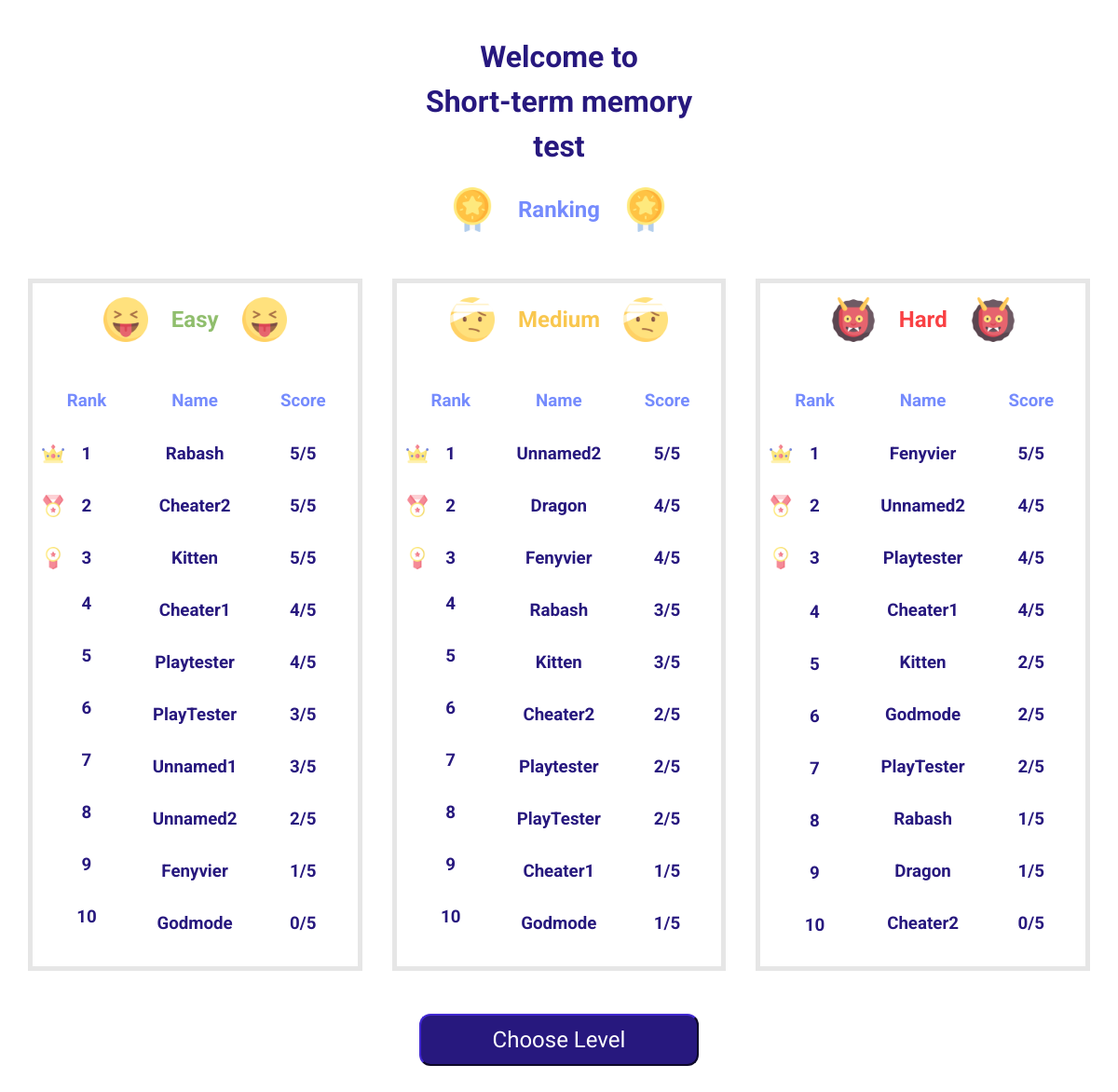
The app's page /home.php with its own data.
### tables this page shows
CREATE TABLE `score` (
  `score_id` int(10) UNSIGNED NOT NULL,
  `user_id` bigint(12) UNSIGNED NOT NULL,
  `qset_id` int(4) UNSIGNED NOT NULL,
  `score` int(4) NOT NULL
);

CREATE TABLE `user` (
  `user_id` bigint(12) UNSIGNED NOT NULL,
  `user_name` varchar(100) NOT NULL
);

### home.php (the view, shortened to what this page needs)
<html>
  <head>
    <link rel="stylesheet" href="style.css">
    <?php
      $mysqli = new mysqli("localhost", "root", null, "css326_shortMemoryGame");
    ?>
  </head>
  <h1>Welcome to</h1>
  <h1>Short-term memory</h1>
  <h1>test</h1>
  <div class="align-center" style="margin-bottom: 35px;">
    <img src="icon/medal.png" alt="medal" class="iconsize-medium">
    <h2 class="secondary-color" style="margin: 25px;">Ranking</h2>
    <img src="icon/medal.png" alt="medal" class="iconsize-medium">
  </div>
  <div class="ranking">
  <div class="ranking-table">
    <div class="align-center" style="margin-bottom: 0px;">
      <img src="icon/easy.png" alt="medal" class="iconsize-medium">
      <h2 class="easy-color" style="margin: 25px;">Easy</h2>
      <img src="icon/easy.png" alt="medal" class="iconsize-medium">
    </div>
    <br>
    <div class="header-ranking">
      <h3 class="secondary-color align-center">Rank</h3>
      <h3 class="secondary-color align-center">Name</h3>
      <h3 class="secondary-color align-center">Score</h3>
    </div>
      <div class="list-ranking">
        <?php
          $query = "SELECT user.*, score.* FROM user, score WHERE user.user_id = score.user_id AND qset_id = 1 ORDER BY score.score DESC";
          $result = $mysqli->query($query);
          $rank = 0;
          if($result){
            while($row=$result->fetch_array()){
              if($rank+1 == 1){
                echo '<div class="align-center" style="position: relative;">
                <img src="icon/first.png" alt="medal" class="iconsize-small" style="position: absolute; margin-left: -4.5em;">
                <h3 class="primary-color align-center innerlist-ranking ">',$rank+1,'</h3>
                </div>';
              }else if($rank+1 == 2){
                echo '<div class="align-center" style="position: relative;">
                <img src="icon/second.png" alt="medal" class="iconsize-small" style="position: absolute; margin-left: -4.5em;">
                <h3 class="primary-color align-center innerlist-ranking ">',$rank+1,'</h3>
                </div>';
              }else if($rank+1 == 3){
                echo '<div class="align-center" style="position: relative;">
                <img src="icon/third.png" alt="medal" class="iconsize-small" style="position: absolute; margin-left: -4.5em;">
                <h3 class="primary-color align-center innerlist-ranking ">',$rank+1,'</h3>
                </div>';
              }else {
                echo '<div>
                <h3 class="primary-color align-center innerlist-ranking ">',$rank+1,'</h3>
                </div>';
              }
              echo '<h3 class="primary-color align-center innerlist-ranking ">',$row['user_name'],'</h3>';
              echo '<h3 class="primary-color align-center innerlist-ranking ">',$row['score'],'/5</h3>';
              $rank++;
            }
          }
        ?>
      </div>
      <br>
  </div>
  <div class="ranking-table">
    <div class="align-center" style="margin-bottom: 0px;">
      <img src="icon/medium.png" alt="medal" class="iconsize-medium">
      <h2 class="medium-color" style="margin: 25px;">Medium</h2>
      <img src="icon/medium.png" alt="medal" class="iconsize-medium">
    </div>
    <br>
    <div class="header-ranking">
      <h3 class="secondary-color align-center">Rank</h3>
      <h3 class="secondary-color align-center">Name</h3>
      <h3 class="secondary-color align-center">Score</h3>
    </div>
      <div class="list-ranking">
        <?php
          $query = "SELECT user.*, score.* FROM user, score WHERE user.user_id = score.user_id AND qset_id = 2 ORDER BY score.score DESC";
          $result = $mysqli->query($query);
          $rank = 0;
          if($result){
            while($row=$result->fetch_array()){
              if($rank+1 == 1){
                echo '<div class="align-center" style="position: relative;">
                <img src="icon/first.png" alt="medal" class="iconsize-small" style="position: absolute; margin-left: -4.5em;">
                <h3 class="primary-color align-center innerlist-ranking ">',$rank+1,'</h3>
                </div>';
              }else if($rank+1 == 2){
                echo '<div class="align-center" style="position: relative;">
                <img src="icon/second.png" alt="medal" class="iconsize-small" style="position: absolute; margin-left: -4.5em;">
                <h3 class="primary-color align-center innerlist-ranking ">',$rank+1,'</h3>
                </div>';
              }else if($rank+1 == 3){
                echo '<div class="align-center" style="position: relative;">
                <img src="icon/third.png" alt="medal" class="iconsize-small" style="position: absolute; margin-left: -4.5em;">
                <h3 class="primary-color align-center innerlist-ranking ">',$rank+1,'</h3>
                </div>';
              }else {
                echo '<div>
                <h3 class="primary-color align-center innerlist-ranking ">',$rank+1,'</h3>
                </div>';
              }
              echo '<h3 class="primary-color align-center innerlist-ranking ">',$row['user_name'],'</h3>';
              echo '<h3 class="primary-color align-center innerlist-ranking ">',$row['score'],'/5</h3>';
              $rank++;
            }
          }
        ?>
      </div>
      <br>
  </div>
  <div class="ranking-table">
    <div class="align-center" style="margin-bottom: 0px;">
      <img src="icon/hard.png" alt="medal" class="iconsize-medium">
      <h2 class="hard-color" style="margin: 25px;">Hard</h2>
      <img src="icon/hard.png" alt="medal" class="iconsize-medium">
    </div>
    <br>
    <div class="header-ranking">
      <h3 class="secondary-color align-center">Rank</h3>
      <h3 class="secondary-color align-center">Name</h3>
      <h3 class="secondary-color align-center">Score</h3>
    </div>
      <div class="list-ranking">
        <?php
          $query = "SELECT user.*, score.* FROM user, score WHERE user.user_id = score.user_id AND qset_id = 3 ORDER BY score.score DESC";
          $result = $mysqli->query($query);
          $rank = 0;
          if($result){
            while($row=$result->fetch_array()){
              if($rank+1 == 1){
                echo '<div class="align-center" style="position: relative;">
                <img src="icon/first.png" alt="medal" class="iconsize-small" style="position: absolute; margin-left: -4.5em;">
                <h3 class="primary-color align-center innerlist-ranking ">',$rank+1,'</h3>
                </div>';
              }else if($rank+1 == 2){
                echo '<div class="align-center" style="position: relative;">
                <img src="icon/second.png" alt="medal" class="iconsize-small" style="position: absolute; margin-left: -4.5em;">
                <h3 class="primary-color align-center innerlist-ranking ">',$rank+1,'</h3>
                </div>';
              }else if($rank+1 == 3){
                echo '<div class="align-center" style="position: relative;">
                <img src="icon/third.png" alt="medal" class="iconsize-small" style="position: absolute; margin-left: -4.5em;">
                <h3 class="primary-color align-center innerlist-ranking ">',$rank+1,'</h3>
                </div>';
              }else {
                echo '<div>
                <h3 class="primary-color align-center">',$rank+1,'</h3>
                </div>';
              }
              echo '<h3 class="primary-color align-center">',$row['user_name'],'</h3>';
              echo '<h3 class="primary-color align-center">',$row['score'],'/5</h3>';
              $rank++;
            }
          }
        ?>
      </div>
      <br>
  </div>
  <br><br>
</div>
<div class="align-center">
  <a href="/choose-level.php">
    <button class="btn-primary-color">Choose Level</button>
  </a>
</div>
<br><br>
</html>

### style.css (style rules this page uses)
h1 { font-family: "Roboto", sans-serif; color: #27187e; margin: 10px; display: flex; justify-content: center; }
.primary-color { color: #27187e; font-family: "Roboto", sans-serif; }
.secondary-color { color: #758bfd; font-family: "Roboto", sans-serif; }
.easy-color { color: #90be6d; font-family: "Roboto", sans-serif; }
.medium-color { color: #f9c74f; font-family: "Roboto", sans-serif; }
.hard-color { color: #f94144; font-family: "Roboto", sans-serif; }
.align-center { display: flex; justify-content: center; align-items: center; }
.iconsize-medium { width: 3em; height: 3em; }
.iconsize-small { width: 1.5em; height: 1.5em; }
.ranking { display: grid; grid-template-columns: 30.3% 30.3% 30.3%; column-gap: 2em; justify-content: center; }
.ranking-table { border-style: solid; border-color: #e6e6e6; border-width: 5px; margin-bottom: 10px; }
.header-ranking { display: grid; grid-template-columns: 33.3% 33.3% 33.3%; }
.list-ranking { display: grid; grid-template-columns: 33.3% 33.3% 33.3%; grid-auto-rows: 10%; grid-auto-flow: rows; overflow: scroll; height: 35em; }
.innerlist-ranking { margin: 10px; }
.btn-primary-color { border-radius: 12px; color: white; font-family: "Roboto", sans-serif; background-color: #27187e; border-color: #27187e; padding: 0.5em; font-size: 1.5em; width: 300px; }
a { color: white; text-decoration: none; }

### records on screen
score: user.user_name "Rabash", score "5"
score: user.user_name "Cheater2", score "5"
score: user.user_name "Kitten", score "5"
score: user.user_name "Cheater1", score "4"
score: user.user_name "Playtester", score "4"
score: user.user_name "PlayTester", score "3"
score: user.user_name "Unnamed1", score "3"
score: user.user_name "Unnamed2", score "2"
score: user.user_name "Fenyvier", score "1"
score: user.user_name "Godmode", score "0"
score: user.user_name "Unnamed2", score "5"
score: user.user_name "Dragon", score "4"
score: user.user_name "Fenyvier", score "4"
score: user.user_name "Rabash", score "3"
score: user.user_name "Kitten", score "3"
score: user.user_name "Cheater2", score "2"
score: user.user_name "Playtester", score "2"
score: user.user_name "PlayTester", score "2"
score: user.user_name "Cheater1", score "1"
score: user.user_name "Godmode", score "1"
score: user.user_name "Fenyvier", score "5"
score: user.user_name "Unnamed2", score "4"
score: user.user_name "Playtester", score "4"
score: user.user_name "Cheater1", score "4"
score: user.user_name "Kitten", score "2"
score: user.user_name "Godmode", score "2"
score: user.user_name "PlayTester", score "2"
score: user.user_name "Rabash", score "1"
score: user.user_name "Dragon", score "1"
score: user.user_name "Cheater2", score "0"
